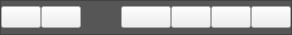
        <widget class="QFrame" name="windowflag">
         <property name="minimumSize">
          <size>
           <width>0</width>
           <height>35</height>
          </size>
         </property>
         <property name="maximumSize">
          <size>
           <width>16777215</width>
           <height>35</height>
          </size>
         </property>
         <property name="styleSheet">
          <string notr="true">QFrame
{
	
	background-color: rgb(86, 86, 86);
}</string>
         </property>
         <property name="frameShape">
          <enum>QFrame::StyledPanel</enum>
         </property>
         <property name="frameShadow">
          <enum>QFrame::Raised</enum>
         </property>
         <layout class="QHBoxLayout" name="horizontalLayout_2">
          <property name="spacing">
           <number>0</number>
          </property>
          <property name="leftMargin">
           <number>0</number>
          </property>
          <property name="topMargin">
           <number>0</number>
          </property>
          <property name="rightMargin">
           <number>0</number>
          </property>
          <property name="bottomMargin">
           <number>0</number>
          </property>
          <item>
           <widget class="QPushButton" name="maxside">
            <property name="text">
             <string/>
            </property>
            <property name="icon">
             <iconset resource="img.qrc">
              <normaloff>:/img/img/sidebar (1).png</normaloff>:/img/img/sidebar (1).png</iconset>
            </property>
           </widget>
          </item>
          <item>
           <widget class="QPushButton" name="minside">
            <property name="text">
             <string/>
            </property>
            <property name="icon">
             <iconset resource="img.qrc">
              <normaloff>:/img/img/sidebar.png</normaloff>:/img/img/sidebar.png</iconset>
            </property>
           </widget>
          </item>
          <item>
           <spacer name="horizontalSpacer">
            <property name="orientation">
             <enum>Qt::Horizontal</enum>
            </property>
            <property name="sizeHint" stdset="0">
             <size>
              <width>40</width>
              <height>20</height>
             </size>
            </property>
           </spacer>
          </item>
          <item>
           <widget class="QPushButton" name="minimze">
            <property name="minimumSize">
             <size>
              <width>50</width>
              <height>0</height>
             </size>
            </property>
            <property name="text">
             <string/>
            </property>
            <property name="icon">
             <iconset resource="img.qrc">
              <normaloff>:/img/img/8664917_window_minimize_icon.png</normaloff>:/img/img/8664917_window_minimize_icon.png</iconset>
            </property>
           </widget>
          </item>
          <item>
           <widget class="QPushButton" name="normalize">
            <property name="text">
             <string/>
            </property>
            <property name="icon">
             <iconset resource="img.qrc">
              <normaloff>:/img/img/squares.png</normaloff>:/img/img/squares.png</iconset>
            </property>
           </widget>
          </item>
          <item>
           <widget class="QPushButton" name="maximize">
            <property name="maximumSize">
             <size>
              <width>16777215</width>
              <height>16777215</height>
             </size>
            </property>
            <property name="text">
             <string/>
            </property>
            <property name="icon">
             <iconset resource="img.qrc">
              <normaloff>:/img/img/8675159_ic_fluent_maximize_regular_icon.png</normaloff>:/img/img/8675159_ic_fluent_maximize_regular_icon.png</iconset>
            </property>
           </widget>
          </item>
          <item>
           <widget class="QPushButton" name="close">
            <property name="minimumSize">
             <size>
              <width>0</width>
              <height>20</height>
             </size>
            </property>
            <property name="statusTip">
             <string/>
            </property>
            <property name="whatsThis">
             <string/>
            </property>
            <property name="styleSheet">
             <string notr="true">QPushButton:hover
{
	
	background-color: rgb(255, 98, 98);
}</string>
            </property>
            <property name="text">
             <string/>
            </property>
            <property name="icon">
             <iconset resource="img.qrc">
              <normaloff>:/img/img/4115230_cancel_close_delete_icon.png</normaloff>:/img/img/4115230_cancel_close_delete_icon.png</iconset>
            </property>
           </widget>
          </item>
         </layout>
        </widget>
